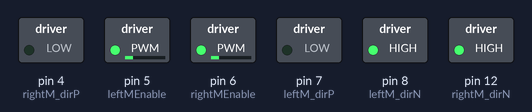
Bench run of a sketch on a simulated Arduino Uno, built with avr-gcc and run on an emulated ATmega328P. Shown: switched loads named in the sketch (green lamp = pin HIGH).

Above: at 0.1 s.
Timing chart, 0 to 1.6 s (numbered marks = the images above):
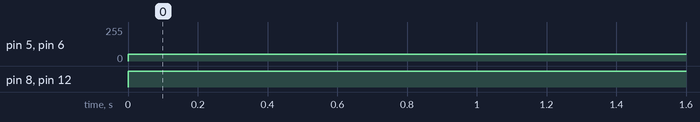

Measured:
- by itself, pin 5 (leftMEnable), pin 6 (rightMEnable): 0/255 → 50/255 at 0.00 s
- by itself, pin 8 (leftM_dirN), pin 12 (rightM_dirN): LOW → HIGH at 0.00 s

The sketch:

motors.ino
```cpp
#define leftMEnable 5
#define leftM_dirP   7
#define leftM_dirN   8
#define rightMEnable 6
#define rightM_dirP  4
#define rightM_dirN  12

volatile int motorPower;

void setup() {
   // set the motor control and PWM pins to output mode
  pinMode(leftM_dirP, OUTPUT);
  pinMode(leftM_dirN, OUTPUT);
  pinMode(rightM_dirP, OUTPUT);
  pinMode(rightM_dirN, OUTPUT);

  pinMode(leftMEnable, OUTPUT);
  pinMode(rightMEnable, OUTPUT);

  digitalWrite(leftMEnable,HIGH);
  digitalWrite(rightMEnable,HIGH);

}

void loop() {
  back(50,50);


}

void setMotors(int leftMotorSpeed, int rightMotorSpeed) {
  if(leftMotorSpeed >= 0) {
    analogWrite(leftM_dirP, leftMotorSpeed);
    digitalWrite(leftM_dirN, LOW);
  }
  else {
    analogWrite(leftM_dirP, 255 + leftMotorSpeed);
    digitalWrite(leftM_dirN, HIGH);
  }
  if(rightMotorSpeed >= 0) {
    analogWrite(rightM_dirP, rightMotorSpeed);
    digitalWrite(rightM_dirN, LOW);
  }
  else {
    analogWrite(rightM_dirP, 255 + rightMotorSpeed);
    digitalWrite(rightM_dirN, HIGH);
  }
}
```

motionFunctions.ino
```cpp
//Basic Motion Functions --------------------------------------------
void start()
{
  digitalWrite(rightM_dirP, LOW);
  digitalWrite(rightM_dirN, LOW);
  digitalWrite(leftM_dirP, LOW);
  digitalWrite(leftM_dirN, LOW);
}


//*********************BRAKE **********************
void brake()
{
  digitalWrite(rightM_dirP,HIGH);
  digitalWrite(rightM_dirN,HIGH);
  digitalWrite(leftM_dirP,HIGH);
  digitalWrite(leftM_dirN,HIGH);
}
//*******************   ADJUST SPEED ****************

void motorSpeed(bool state)
{
  analogWrite(leftMEnable, state);
  analogWrite(rightMEnable, state);
}


void motorSpeed(int leftSpeed, int rightSpeed)
{
  analogWrite(rightMEnable,rightSpeed);
  analogWrite(leftMEnable,leftSpeed);
}
//**********************  GO FORWARD MARVIC *************************************

void forward()
{
Lforward();
Rforward();
}

void forward(int LSpeed, int RSpeed)
{
 Lforward();
 Rforward();
 motorSpeed(LSpeed,RSpeed);
}

//********************** REVERSE MARVIC **********************************************

void back()
{
 Lbackward();
 Rbackward();
}

void back(int LSpeed, int RSpeed)
{
 Lbackward();
 Rbackward();
 motorSpeed(LSpeed,RSpeed);
}

//*******************************  TURN LEFT    ***************************************
void leftTurn()
{
 Lbackward();
 Rforward();
}
void leftTurn(int LSpeed, int RSpeed)
{
 Lbackward();
 Rforward();
 motorSpeed(LSpeed,RSpeed);
}

//********************* TURN   RIGHT   *******************************************************************************************
void rightTurn()
{
 Rbackward();
 Lforward();
}

void rightTurn(int LSpeed, int RSpeed)
{
  Rbackward();
  Lforward();
  motorSpeed(LSpeed,RSpeed);
}

//==============MOTOR Directions==================================

void Rforward()
{
  digitalWrite(rightM_dirP,HIGH);
  digitalWrite(rightM_dirN,LOW);
}
void Rbackward()
{
  digitalWrite(rightM_dirP,LOW);
  digitalWrite(rightM_dirN,HIGH);
}
void Lforward()
{
  digitalWrite(leftM_dirP,HIGH);
  digitalWrite(leftM_dirN,LOW);
}
void Lbackward()
{
  digitalWrite(leftM_dirP,LOW);
  digitalWrite(leftM_dirN,HIGH);
}
```
